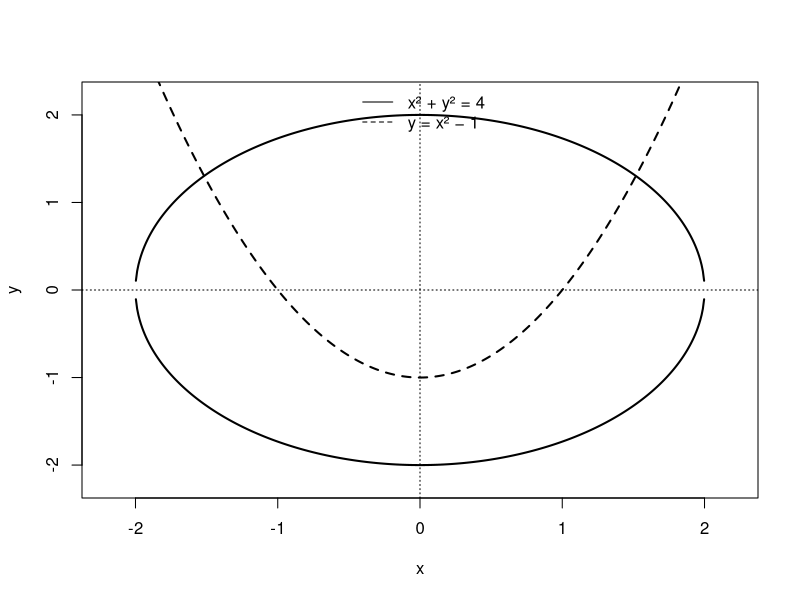
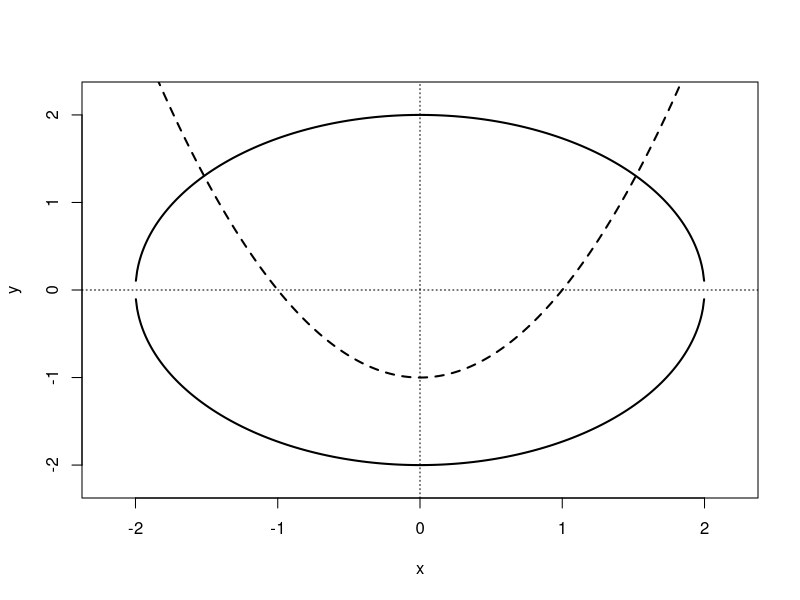

These charts were generated, in order, by the following R code:
## ---- chunk 1
#| echo: false
#| fig-width: 9
#| fig-height: 7
#| fig-align: "center"

x <- seq(-2.2, 2.2, length.out = 500)

y1 <- sqrt(4 - x^2)
y2 <- -sqrt(4 - x^2)
y3 <- x^2 - 1

plot(
  x, y1,
  type = "l",
  lwd = 2,
  xlab = "x",
  ylab = "y",
  ylim = c(-2.2, 2.2)
)

lines(x, y2, lwd = 2)
lines(x, y3, lwd = 2, lty = 2)

abline(h = 0, v = 0, lty = 3)

legend(
  "top",
  legend = c("x² + y² = 4", "y = x² − 1"),
  lty = c(1, 2),
  bty = "n"
)
## ---- chunk 2
F <- function(x) {
  c(
    x[1]^2 + x[2]^2 - 4,
    x[1]^2 - x[2] - 1
  )
}
## ---- chunk 3
J <- function(x) {
  matrix(
    c(
      2*x[1], 2*x[2],
      2*x[1], -1
    ),
    nrow = 2,
    byrow = TRUE
  )
}
## ---- chunk 4
x <- c(1, 1)

F(x)
J(x)
## ---- chunk 5
delta <- solve(
  J(x),
  -F(x)
)

delta
## ---- chunk 6
x_new <- x + delta

x_new
## ---- chunk 7
newton_spnl <- function(F, J, x0,
                        tol = 1e-8,
                        max_iter = 100) {

  x <- x0

  for (k in 1:max_iter) {

    Fx <- F(x)
    Jx <- J(x)

    delta <- solve(Jx, -Fx)

    x_new <- x + delta

    if (sqrt(sum(F(x_new)^2)) < tol) {

      return(list(
        solution = x_new,
        iterations = k,
        converged = TRUE
      ))

    }

    x <- x_new
  }

  list(
    solution = x,
    iterations = max_iter,
    converged = FALSE
  )
}
## ---- chunk 8
hasil <- newton_spnl(
  F = F,
  J = J,
  x0 = c(1, 1)
)
## ---- chunk 9
hasil$solution
## ---- chunk 10
hasil$iterations
## ---- chunk 11
hasil$converged
## ---- chunk 12
F(hasil$solution)
## ---- chunk 13
sqrt(sum(
  F(hasil$solution)^2
))
## ---- chunk 14
starts <- list(
  c(1, 1),
  c(-1, 1),
  c(2, 1),
  c(-2, 1)
)

lapply(
  starts,
  function(x0) {

    hasil <- newton_spnl(F, J, x0)

    c(
      x = hasil$solution[1],
      y = hasil$solution[2],
      iterasi = hasil$iterations,
      konvergen = hasil$converged
    )
  }
)
## ---- chunk 15
x <- seq(-2.2, 2.2, length.out = 500)

y1 <- sqrt(4 - x^2)
y2 <- -sqrt(4 - x^2)
y3 <- x^2 - 1

plot(
  x, y1,
  type = "l",
  lwd = 2,
  ylim = c(-2.2, 2.2),
  xlab = "x",
  ylab = "y"
)

lines(x, y2, lwd = 2)
lines(x, y3, lwd = 2, lty = 2)

abline(h = 0, v = 0, lty = 3)
## ---- chunk 16
det(J(c(1, 1)))
## ---- chunk 17
kappa(J(c(1, 1)))
